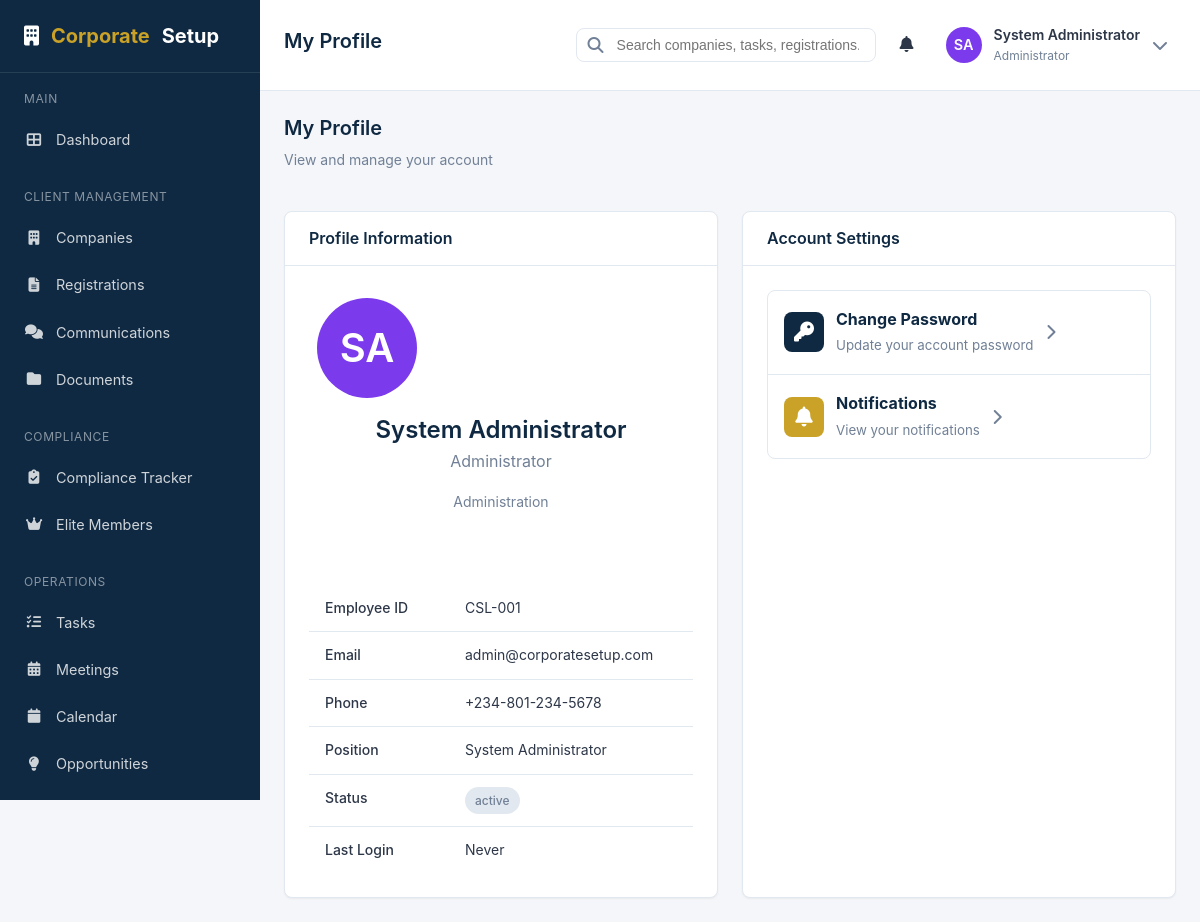
The app's page /profile.php (signed in) with its own data.
### tables this page shows
CREATE TABLE IF NOT EXISTS `users` (
    `id` INT AUTO_INCREMENT PRIMARY KEY,
    `employee_id` VARCHAR(20) UNIQUE,
    `name` VARCHAR(100) NOT NULL,
    `email` VARCHAR(100) NOT NULL UNIQUE,
    `password` VARCHAR(255) NOT NULL,
    `phone` VARCHAR(20),
    `avatar` VARCHAR(255),
    `role_id` INT NOT NULL,
    `department_id` INT,
    `position` VARCHAR(100),
    `status` ENUM('active', 'inactive', 'suspended') DEFAULT 'active',
    `login_attempts` INT DEFAULT 0,
    `locked_until` DATETIME NULL,
    `last_login` DATETIME,
    `email_verified` TINYINT(1) DEFAULT 0,
    `must_change_password` TINYINT(1) DEFAULT 0,
    `created_at` TIMESTAMP DEFAULT CURRENT_TIMESTAMP,
    `updated_at` TIMESTAMP DEFAULT CURRENT_TIMESTAMP ON UPDATE CURRENT_TIMESTAMP,
    FOREIGN KEY (`role_id`) REFERENCES `roles`(`id`) ON DELETE NO ACTION,
    FOREIGN KEY (`department_id`) REFERENCES `departments`(`id`) ON DELETE SET NULL
);

CREATE TABLE IF NOT EXISTS `roles` (
    `id` INT AUTO_INCREMENT PRIMARY KEY,
    `name` VARCHAR(50) NOT NULL UNIQUE,
    `display_name` VARCHAR(100) NOT NULL,
    `description` TEXT,
    `permissions` JSON,
    `is_system` TINYINT(1) DEFAULT 0,
    `created_at` TIMESTAMP DEFAULT CURRENT_TIMESTAMP,
    `updated_at` TIMESTAMP DEFAULT CURRENT_TIMESTAMP ON UPDATE CURRENT_TIMESTAMP
);

CREATE TABLE IF NOT EXISTS `departments` (
    `id` INT AUTO_INCREMENT PRIMARY KEY,
    `name` VARCHAR(100) NOT NULL UNIQUE,
    `description` TEXT,
    `head_id` INT NULL,
    `status` ENUM('active', 'inactive') DEFAULT 'active',
    `created_at` TIMESTAMP DEFAULT CURRENT_TIMESTAMP,
    `updated_at` TIMESTAMP DEFAULT CURRENT_TIMESTAMP ON UPDATE CURRENT_TIMESTAMP
);

### profile.php (called while the page is built, shortened)
<?php
require_once __DIR__ . '/config/config.php';
require_once __DIR__ . '/config/database.php';
require_once __DIR__ . '/helpers/security.php';
require_once __DIR__ . '/helpers/formatters.php';
require_once __DIR__ . '/includes/functions.php';
require_once __DIR__ . '/includes/auth.php';
requireLogin();
$db = Database::getInstance();
$user = getCurrentUser();
$profile = $db->fetch(
    "SELECT u.*, r.display_name as role_name, d.name as department_name
     FROM users u
     LEFT JOIN roles r ON u.role_id = r.id
     LEFT JOIN departments d ON u.department_id = d.id
     WHERE u.id = ?",
    [$user['id']]
);
include 'views/profile/index.php';
include 'views/layouts/app.php';

### config/database.php (called while the page is built, shortened)
<?php
class Database {
    private static $instance = null;
    private $pdo;
    private $dsn;
    private $options;
    private function __construct() {
        $this->dsn = "mysql:host=" . DB_HOST . ";port=" . DB_PORT . ";dbname=" . DB_NAME . ";charset=" . DB_CHARSET;
        $this->options = [
            PDO::ATTR_ERRMODE => PDO::ERRMODE_EXCEPTION,
            PDO::ATTR_DEFAULT_FETCH_MODE => PDO::FETCH_ASSOC,
            PDO::ATTR_EMULATE_PREPARES => true,
        ];
        try {
            $this->pdo = new PDO($this->dsn, DB_USER, DB_PASS, $this->options);
        } catch (PDOException $e) {
            error_log("Database Connection Failed: " . $e->getMessage());
            $userMessage = (defined('APP_ENV') && APP_ENV === 'production')
                ? "Database connection failed. Please contact IT support."
                : "Database Connection Error: " . $e->getMessage();
            die($userMessage);
        }
    }
    public static function getInstance() {
        if (self::$instance === null) {
            self::$instance = new self();
        }
        return self::$instance;
    }
    public function query($sql, $params = []) {
        $attempt = 0;
        $maxAttempts = 3;
        while ($attempt < $maxAttempts) {
            try {
                $stmt = $this->pdo->prepare($sql);
                $stmt->execute($params);
                return $stmt;
            } catch (PDOException $e) {
                $mysqlErrorCode = isset($e->errorInfo[1]) ? intval($e->errorInfo[1]) : 0;
                $isReprepareError = $mysqlErrorCode === 1615
                    || stripos($e->getMessage(), 'needs to be re-prepared') !== false;
                if ($isReprepareError && $attempt < ($maxAttempts - 1)) {
                    $attempt++;
                    if (!$this->pdo->inTransaction()) {
                        try {
                            $this->pdo = new PDO($this->dsn, DB_USER, DB_PASS, $this->options);
                        } catch (PDOException $reconnectError) {
                            error_log('DB reconnect failed during 1615 retry: ' . $reconnectError->getMessage());
                        }
                    }
                    usleep(50000);
                    continue;
                }
                error_log("SQL Error: " . $e->getMessage() . "\nQuery: " . $sql);
                throw $e;
            }
        }
        throw new PDOException('Database query failed after retry attempts');
    }
    public function fetch($sql, $params = []) {
        return $this->query($sql, $params)->fetch();
    }
}

### includes/auth.php (called while the page is built, shortened)
<?php
function requireLogin() {
    try {
        $db = Database::getInstance();
        $activeUser = $db->fetch("SELECT id, status FROM users WHERE id = ?", [$_SESSION['user_id']]);
    } catch (Exception $e) {
        error_log('requireLogin user status check failed: ' . $e->getMessage());
    }
}

### views/profile/index.php (the view, shortened to what this page needs)
<div class="page-header">
    <div>
        <h1 class="page-title">My Profile</h1>
        <p class="page-subtitle">View and manage your account</p>
    </div>
</div>
<div class="grid grid-2 gap-6">
    <div class="card">
        <div class="card-header"><h3 class="card-title">Profile Information</h3></div>
        <div class="card-body text-center" style="padding: 2rem;">
            <?= generateAvatar($profile['name'], 100, $profile['avatar'] ?? null) ?>
            <h2 style="margin: 1rem 0 0.25rem;"><?= sanitize($profile['name']) ?></h2>
            <p class="text-muted"><?= sanitize($profile['role_name']) ?></p>
            <p class="text-muted" style="font-size: 0.875rem;"><?= sanitize($profile['department_name']) ?></p>
        </div>
        <div class="card-body">
            <table class="table">
                <tr><td style="width: 140px; font-weight: 500;">Employee ID</td><td><?= sanitize($profile['employee_id']) ?></td></tr>
                <tr><td style="font-weight: 500;">Email</td><td><?= sanitize($profile['email']) ?></td></tr>
                <tr><td style="font-weight: 500;">Phone</td><td><?= sanitize($profile['phone']) ?: '-' ?></td></tr>
                <tr><td style="font-weight: 500;">Position</td><td><?= sanitize($profile['position']) ?: '-' ?></td></tr>
                <tr><td style="font-weight: 500;">Status</td><td><?= getStatusBadge($profile['status']) ?></td></tr>
                <tr><td style="font-weight: 500;">Last Login</td><td><?= $profile['last_login'] ? formatDateTime($profile['last_login']) : 'Never' ?></td></tr>
            </table>
        </div>
    </div>
    <div class="card">
        <div class="card-header"><h3 class="card-title">Account Settings</h3></div>
        <div class="card-body">
            <div class="list" style="border: 1px solid var(--grey); border-radius: var(--border-radius);">
                <a href="change-password.php" class="flex items-center gap-3 p-4" style="border-bottom: 1px solid var(--grey);">
                    <div class="stat-icon primary" style="width: 40px; height: 40px;"><i class="fas fa-key"></i></div>
                    <div class="flex-1">
                        <strong>Change Password</strong>
                        <br><small class="text-muted">Update your account password</small>
                    </div>
                    <i class="fas fa-chevron-right text-muted"></i>
                </a>
                <a href="notifications.php" class="flex items-center gap-3 p-4">
                    <div class="stat-icon secondary" style="width: 40px; height: 40px;"><i class="fas fa-bell"></i></div>
                    <div class="flex-1">
                        <strong>Notifications</strong>
                        <br><small class="text-muted">View your notifications</small>
                    </div>
                    <i class="fas fa-chevron-right text-muted"></i>
                </a>
            </div>
        </div>
    </div>
</div>

### helpers/formatters.php (shortened to what this page needs)
<?php
function getInitials($name) {
    $words = explode(' ', trim($name));
    $initials = '';
    foreach ($words as $word) {
        if (!empty($word)) {
            $initials .= strtoupper(substr($word, 0, 1));
        }
        if (strlen($initials) >= 2) break;
    }
    return $initials ?: 'NA';
}
function getAvatarColor($name) {
    $colors = [
        '#2563eb', '#059669', '#d97706', '#dc2626',
        '#7c3aed', '#0891b2', '#c2410c', '#be185d'
    ];
    $hash = 0;
    for ($i = 0; $i < strlen($name); $i++) {
        $hash = ord($name[$i]) + (($hash << 5) - $hash);
    }
    return $colors[abs($hash) % count($colors)];
}
function generateAvatar($name, $size = 40, $avatarPath = null) {
    $initials = getInitials($name);
    $color = getAvatarColor($name);
    return '<div class="avatar" style="width:' . $size . 'px;height:' . $size . 'px;background-color:' . $color . ';font-size:' . ($size * 0.4) . 'px;">' . $initials . '</div>';
}

### includes/functions.php (shortened to what this page needs)
<?php
function sanitize($input) {
    return htmlspecialchars(trim($input), ENT_QUOTES, 'UTF-8');
}
function getStatusBadge($status) {
    $badges = [
        'active' => '<span class="badge badge-success">Active</span>',
        'inactive' => '<span class="badge badge-secondary">Inactive</span>',
        'pending' => '<span class="badge badge-warning">Pending</span>',
        'completed' => '<span class="badge badge-success">Completed</span>',
        'expired' => '<span class="badge badge-danger">Expired</span>',
        'submitted' => '<span class="badge badge-info">Submitted</span>',
        'approved' => '<span class="badge badge-success">Approved</span>',
        'rejected' => '<span class="badge badge-danger">Rejected</span>',
        'awaiting_client' => '<span class="badge badge-warning">Awaiting Client</span>',
        'awaiting_regulator' => '<span class="badge badge-info">Awaiting Regulator</span>',
        'new' => '<span class="badge badge-primary">New</span>',
        'in_progress' => '<span class="badge badge-info">In Progress</span>',
        'overdue' => '<span class="badge badge-danger">Overdue</span>',
    ];
    $status = strtolower(str_replace(' ', '_', $status));
    return $badges[$status] ?? '<span class="badge badge-secondary">' . sanitize($status) . '</span>';
}
function getCurrentUser() {
    return [
        'id' => $_SESSION['user_id'],
        'name' => $_SESSION['user_name'],
        'email' => $_SESSION['user_email'],
        'role' => $_SESSION['user_role'],
        'department' => $_SESSION['user_department'],
        'avatar' => $_SESSION['user_avatar'] ?? null,
        'status' => $_SESSION['user_status'] ?? 'active',
        'must_change_password' => (int) ($_SESSION['must_change_password'] ?? 0)
    ];
}

### assets/css/style.css (style rules this page uses)
:root { --primary: #0f2942; --primary-dark: #091a2d; --primary-light: #1a3d5c; --secondary: #c9a227; --secondary-dark: #a88a1f; --secondary-light: #dbb940; --white: #ffffff; --light-grey: #f4f6f9; --grey: #e2e8f0; --dark-grey: #718096; --text: #2d3748; --text-light: #4a5568; --success: #059669; --success-light: #d1fae5; --warning: #d97706; --warning-light: #fef3c7; --danger: #dc2626; --danger-light: #fee2e2; --info: #0284c7; --info-light: #e0f2fe; --border-radius: 8px; --shadow-sm: 0 1px 2px 0 rgba(0, 0, 0, 0.05); --shadow: 0 4px 6px -1px rgba(0, 0, 0, 0.1), 0 2px 4px -1px rgba(0, 0, 0, 0.06); --shadow-lg: 0 10px 15px -3px rgba(0, 0, 0, 0.1), 0 4px 6px -2px rgba(0, 0, 0, 0.05); --transition: all 0.2s ease; }
*, *::before, *::after { box-sizing: border-box; margin: 0; padding: 0; }
html { font-size: 16px; scroll-behavior: smooth; }
body { font-family: -apple-system, BlinkMacSystemFont, 'Segoe UI', Roboto, Oxygen, Ubuntu, sans-serif; color: var(--text); background-color: var(--light-grey); line-height: 1.6; min-height: 100vh; }
a { color: var(--primary); text-decoration: none; transition: var(--transition); }
h1, h2, h3, h4, h5, h6 { color: var(--primary); font-weight: 600; line-height: 1.3; margin-bottom: 0.5rem; }
h1 { font-size: 1.875rem; }
h2 { font-size: 1.5rem; }
h3 { font-size: 1.25rem; }
p { margin-bottom: 1rem; }
.grid { display: grid; gap: 1rem; }
.grid-2 { grid-template-columns: repeat(2, 1fr); }
.flex { display: flex; }
.items-center { align-items: center; }
.gap-3 { gap: 0.75rem; }
.gap-6 { gap: 1.5rem; }
.p-4 { padding: 1rem; }
.avatar { width: 36px; height: 36px; border-radius: 50%; display: flex; align-items: center; justify-content: center; background: var(--primary); color: var(--white); font-weight: 600; font-size: 0.875rem; }
.page-header { display: flex; align-items: center; justify-content: space-between; margin-bottom: 1.5rem; }
.page-title { color: var(--primary); font-size: 1.25rem; font-weight: 600; }
.page-subtitle { color: var(--dark-grey); font-size: 0.875rem; margin-top: 0.25rem; }
.card { background: var(--white); border-radius: var(--border-radius); box-shadow: var(--shadow-sm); border: 1px solid var(--grey); }
.card-header { padding: 1rem 1.5rem; border-bottom: 1px solid var(--grey); display: flex; align-items: center; justify-content: space-between; }
.card-title { font-size: 1rem; font-weight: 600; color: var(--primary); margin: 0; }
.card-body { padding: 1.5rem; }
.stat-icon { width: 48px; height: 48px; border-radius: var(--border-radius); display: flex; align-items: center; justify-content: center; font-size: 1.25rem; }
.stat-icon.primary { background: var(--primary); color: var(--white); }
.stat-icon.secondary { background: var(--secondary); color: var(--white); }
.table { width: 100%; border-collapse: collapse; font-size: 0.875rem; }
.table td { padding: 0.75rem 1rem; border-bottom: 1px solid var(--grey); vertical-align: top; }
.table tbody tr:last-child td { border-bottom: none; }
.badge { display: inline-flex; align-items: center; padding: 0.25rem 0.625rem; font-size: 0.75rem; font-weight: 500; border-radius: 9999px; }
.badge-secondary { background: var(--grey); color: var(--dark-grey); }
.text-center { text-align: center; }
.text-muted { color: var(--dark-grey); }

### records on screen
users: name "SA", name "System Administrator", role.display_name "Administrator", department.name "Administration", employee "CSL-001", email "admin@corporatesetup.com", phone "+234-801-234-5678", position "System Administrator", status "active"

### other values on screen
$pageTitle "My Profile"
$initials "SA"
$user['name'] "System Administrator"
$user['role'] "Administrator"
